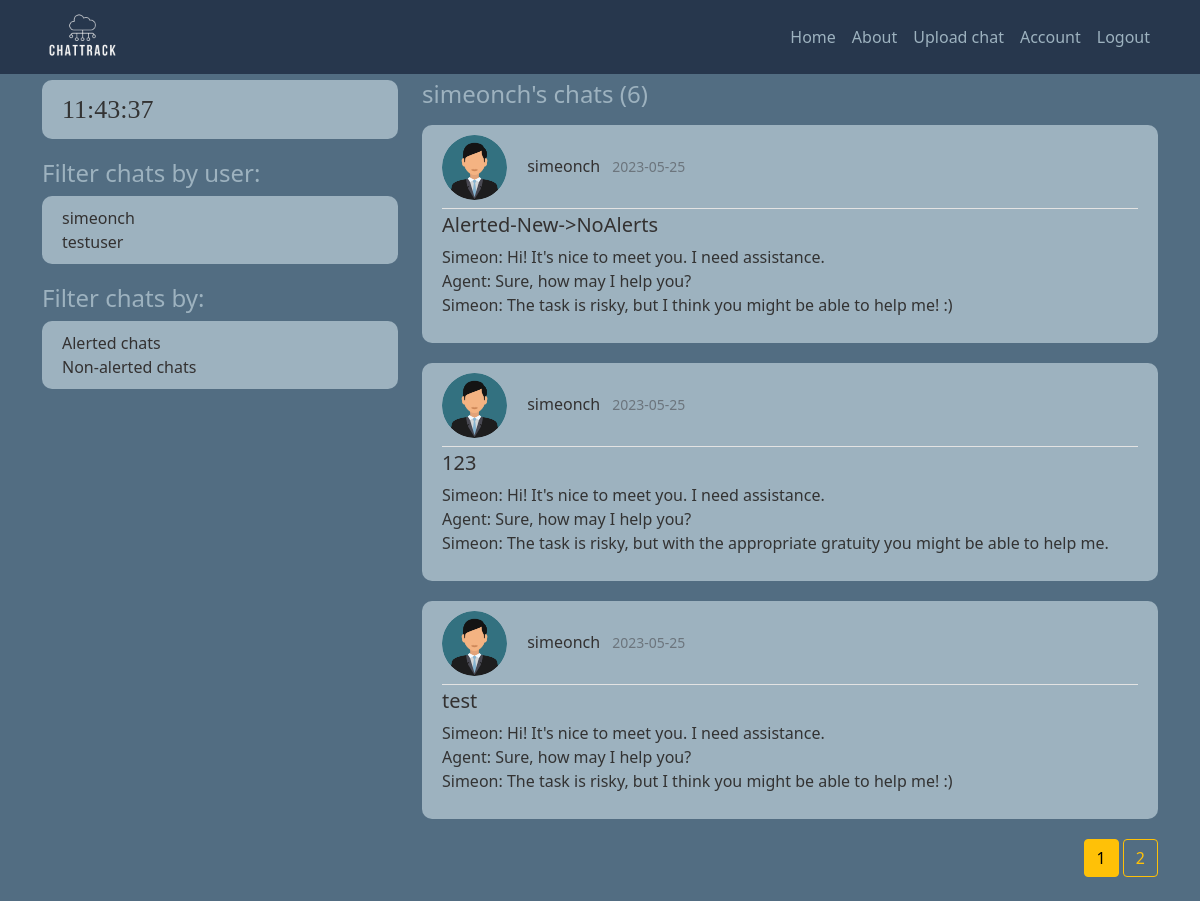
Page /user/simeonch (signed in) on the earlier database version.
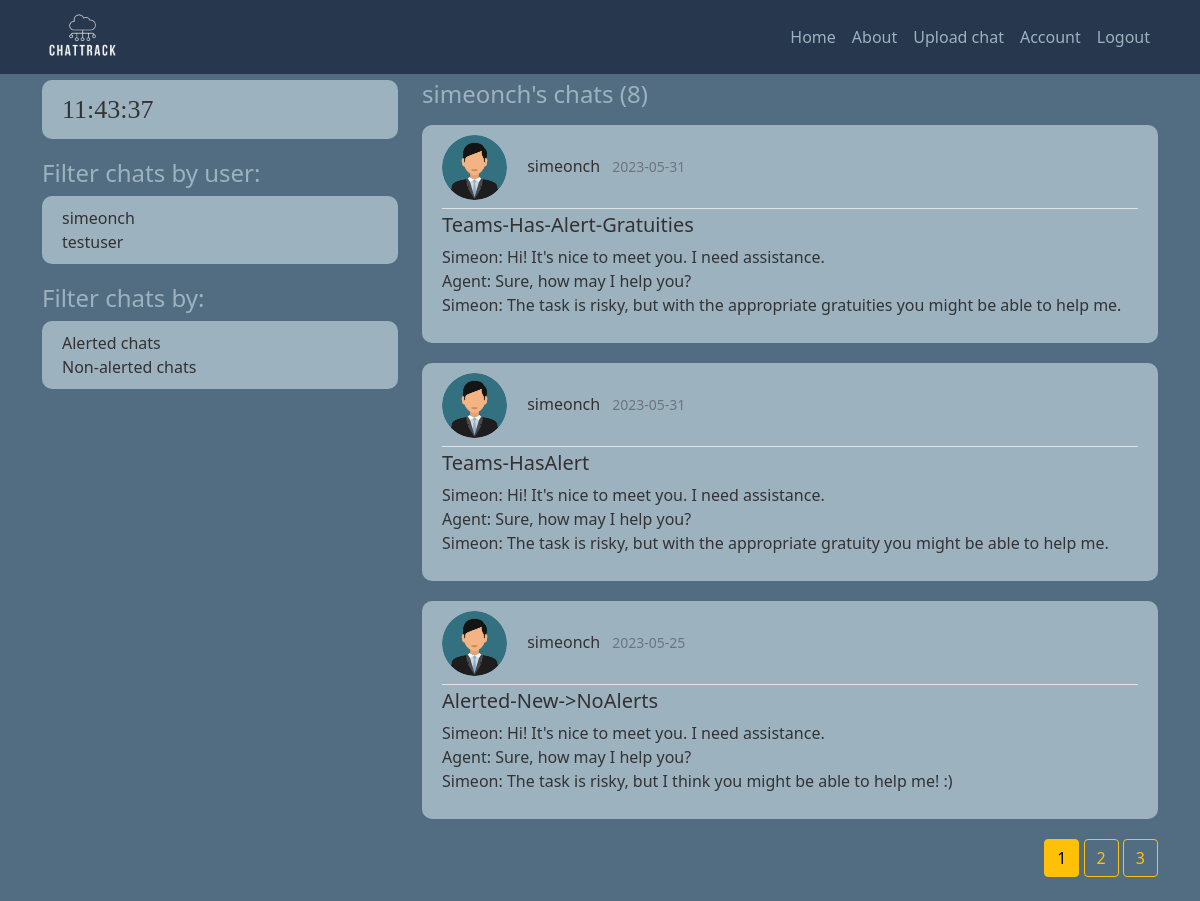
Same page on the later database version.
### chattrack/models.py (models this page shows, shortened)
class User(db.Model, UserMixin):
    id = db.Column(db.Integer, primary_key=True)
    username = db.Column(db.String(20), unique=True, nullable=False)
    email = db.Column(db.String(50), unique=True, nullable=False)
    profile_pic = db.Column(db.String(20), nullable=False, default='default.jpg')
    password = db.Column(db.String(60), nullable=False)
    chats = db.relationship('Chat', backref='owner', lazy=True)

class Chat(db.Model):
    id = db.Column(db.Integer, primary_key=True)
    has_alerts = db.Column(db.Boolean, nullable=False, default=False)
    date_uploaded = db.Column(db.DateTime, nullable=False, default=datetime.utcnow)
    channel = db.Column(db.String(30), nullable=False)
    content = db.Column(db.Text, nullable=False)
    user_id = db.Column(db.Integer, db.ForeignKey('user.id'), nullable=False)

### chattrack/routes.py (the view)
@app.route("/user/<string:username>")
def user_chats(username):
    page = request.args.get('page', 1, type=int)
    all_users = User.query.all()
    user = User.query.filter_by(username=username).first_or_404()
    queried_chats = Chat.query.filter_by(owner=user).order_by(Chat.date_uploaded.desc()).paginate(page=page, per_page=3)
    return render_template('user_chats.html', title="Home", chats=queried_chats, user=user, users=all_users)

### chattrack/models.py (called while the page is built)
@login_manager.user_loader # get an id to keep session of the user
def load_user(user_id):
    return User.query.get(int(user_id))

### chattrack/templates/user_chats.html
{% extends "init_template.html" %}
{% block content %}
<h4 class="mb-3">{{ user.username }}'s chats ({{ chats.total }})</h4>
  {% if current_user.is_authenticated %}
      {% for chat in chats.items %}
        <article class="media content-section">
          <div class="media-body">
            <div class="article-metadata pb-2">
                <img class="rounded-circle article-img" src="{{ url_for('static', filename='profile_pictures/' + chat.owner.profile_pic) }}">
                <a class="username me-2" href="{{ url_for('user_chats', username=chat.owner.username) }}">{{ chat.owner.username }}</a>
                <small class="text-muted">{{ chat.date_uploaded.strftime('%Y-%m-%d') }}</small>
              </div>
              <h5><a class="article-title" href="{{ url_for('chat', chat_id=chat.id)}}">{{ chat.channel }}</a></h5>
              <p class="article-content">{{ chat.content }}</p>
            </div>
          </article>
      {% endfor %}
      <div class="float-end">
        {% for page_num in chats.iter_pages(left_edge=1, right_edge=1, left_current=1, right_current=2) %}
          {% if page_num %}
            {% if chats.page == page_num %}
              <a class="btn btn-warning mb-4" href="{{ url_for('user_chats', username=user.username, page=page_num) }}">{{ page_num }}</a>
            {% else %}
              <a class="btn btn-outline-warning mb-4" href="{{ url_for('user_chats', username=user.username, page=page_num) }}">{{ page_num }}</a>
            {% endif %}
          {% else %}
            ...
          {% endif %}
        {% endfor %}
      </div>
  {% else %}
    <div class="alert alert-primary" role="alert">
      <div class="panel-heading">Please log in!</div>
    </div>
  {% endif %}
{% endblock content %}

### chattrack/templates/init_template.html (shortened to what this page needs)
<!DOCTYPE html>
<html>
    <head>
        <link href="https://cdn.jsdelivr.net/npm/bootstrap@5.0.2/dist/css/bootstrap.min.css" rel="stylesheet">
        <link rel="stylesheet" type="text/css" href="{{ url_for('static', filename='main.css') }}">
    </head>
    <body>
        <header class="site-header">
            <nav class="navbar navbar-expand-lg navbar-dark fixed-top">
              <div class="container">
                <a class="navbar-brand mr-4" href="/"><img style="max-width: 80px;max-height: 180px;"src="{{ url_for('static', filename='logos/logo.png') }}"></a>
                <div class="collapse navbar-collapse" id="navbarToggle">
                  <div class="navbar-nav ms-auto">
                    <a class="nav-item nav-link" href="{{ url_for('home') }}">Home</a>
                    <a class="nav-item nav-link" href="{{ url_for('about') }}">About</a>
                    {% if current_user.is_authenticated %}
                    <a class="nav-item nav-link" href="{{ url_for('upload_chat') }}">Upload chat</a>
                    <a class="nav-item nav-link" href="{{ url_for('account') }}">Account</a>
                    <a class="nav-item nav-link" href="{{ url_for('logout') }}">Logout</a>
                    {% else %}
                      <a class="nav-item nav-link" href="{{ url_for('login') }}">Login</a>
                      <a class="nav-item nav-link" href="{{ url_for('register') }}">Register</a>
                    {% endif %}
                  </div>
                </div>
              </div>
            </nav>
          </header>
          <main role="main" class="container">
            <div class="row">
              <div class="col-md-4">
                <div class="content-section">
                  <div id="clock">
                  </div>
              </div>
                {% if users and current_user.is_authenticated%}
                <h4>Filter chats by user:</h4>
                <div class="content-section">
                  {% for user in users %}
                    <a class="username me-2" href="{{ url_for('user_chats', username=user.username) }}">{{ user.username }}</a><br>
                  {% endfor %}
                </div>
              <h4>Filter chats by:</h4>
              <div class="content-section">
                  <a class="username me-2" href="{{ url_for('alerted_chats', alerted='true') }}">Alerted chats</a><br>
                  <a class="username me-2" href="{{ url_for('alerted_chats', alerted='false') }}">Non-alerted chats</a><br>
              </div>
              {% endif %}
            </div>
                <div class="col-md-8">
                  {% block content %}{% endblock %}
                </div>
          </main>
    </body>
</html>

Differences in the rows shown:
no longer on this page (row unchanged): Chat: profile_pic (placeholder picture), owner.username "simeonch", date_uploaded "2023-05-25", channel "123", content "Simeon: Hi! It's nice to meet you. I need assistance. Agent: Sure, how may I help you? Simeon: The task is risky, but with the appropriate gratuity you might be able to help me."
no longer on this page (row unchanged): Chat: profile_pic (placeholder picture), owner.username "simeonch", date_uploaded "2023-05-25", channel "test", content "Simeon: Hi! It's nice to meet you. I need assistance. Agent: Sure, how may I help you? Simeon: The task is risky, but I think you might be able to help me! :)"
added Chat: profile_pic (placeholder picture), owner.username "simeonch", date_uploaded "2023-05-31", channel "Teams-Has-Alert-Gratuities", content "Simeon: Hi! It's nice to meet you. I need assistance. Agent: Sure, how may I help you? Simeon: The task is risky, but with the appropriate gratuities you might be able to help me."
added Chat: profile_pic (placeholder picture), owner.username "simeonch", date_uploaded "2023-05-31", channel "Teams-HasAlert", content "Simeon: Hi! It's nice to meet you. I need assistance. Agent: Sure, how may I help you? Simeon: The task is risky, but with the appropriate gratuity you might be able to help me."
Other differences:
{{ chats.total }}: "6" → "8"
new list line: "3"
